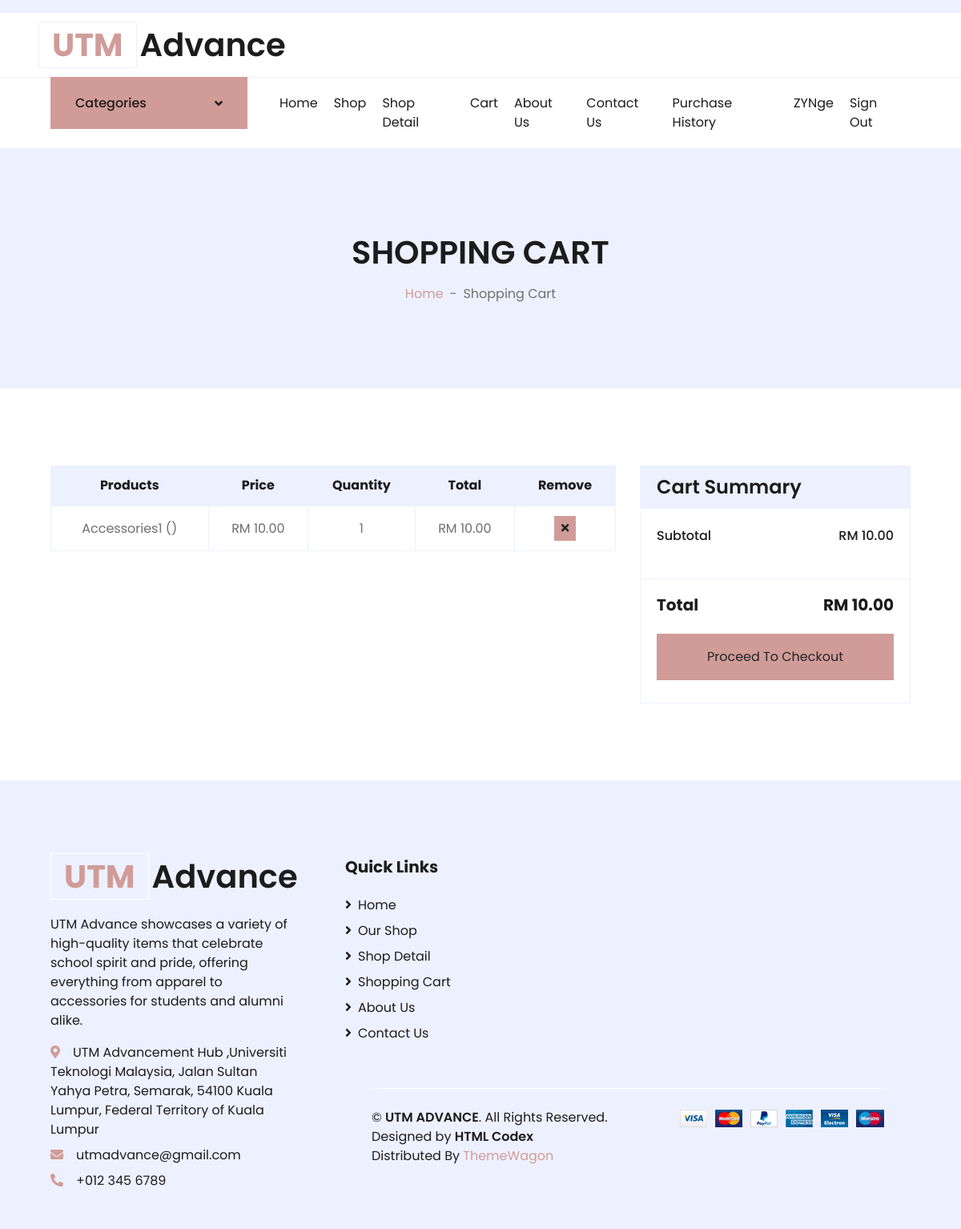
The page /CG/cart.php (signed in) on the database its author committed.
### tables this page shows
CREATE TABLE `cart` (
  `CartID` int NOT NULL,
  `Email` varchar(50) DEFAULT NULL,
  `ProductID` int DEFAULT NULL,
  `Size` varchar(10) DEFAULT NULL,
  `Quantity` int DEFAULT '1',
  `AddedDate` datetime DEFAULT CURRENT_TIMESTAMP
);

CREATE TABLE `product` (
  `ProductID` int NOT NULL,
  `ProductName` varchar(255) NOT NULL,
  `Price` decimal(10,2) NOT NULL,
  `Category` varchar(100) NOT NULL,
  `StockQuantity` int NOT NULL,
  `Status` varchar(50) NOT NULL,
  `Image` varchar(255) DEFAULT NULL
);

### CG/cart.php (the view, shortened to what this page needs)
<!DOCTYPE html>
<html lang="en">
<head>
    <link href="https://cdnjs.cloudflare.com/ajax/libs/font-awesome/5.10.0/css/all.min.css" rel="stylesheet">
    <link href="lib/owlcarousel/assets/owl.carousel.min.css" rel="stylesheet">
    <link href="css/style.css" rel="stylesheet">
</head>
<body>
   <div class="container-fluid">
        <div class="row bg-secondary py-2 px-xl-5">
			</div>
        </div>
        <div class="row align-items-center py-3 px-xl-5">
            <div class="col-lg-3 d-none d-lg-block">
                <a href="" class="text-decoration-none">
                    <h1 class="m-0 display-5 font-weight-semi-bold"><span class="text-primary font-weight-bold border px-3 mr-1">UTM</span>Advance</h1>
                </a>
            </div>
        </div>
    <div class="container-fluid">
        <div class="row border-top px-xl-5">
            <div class="col-lg-3 d-none d-lg-block">
                <a class="btn shadow-none d-flex align-items-center justify-content-between bg-primary text-white w-100" data-toggle="collapse" href="#navbar-vertical" style="height: 65px; margin-top: -1px; padding: 0 30px;">
                    <h6 class="m-0">Categories</h6>
                    <i class="fa fa-angle-down text-dark"></i>
                </a>
            </div>
            <div class="col-lg-9">
                <nav class="navbar navbar-expand-lg bg-light navbar-light py-3 py-lg-0 px-0">
                    <div class="collapse navbar-collapse justify-content-between" id="navbarCollapse">
                        <div class="navbar-nav mr-auto py-0">
                            <a href="../index.php" class="nav-item nav-link">Home</a>
                            <a href="mainpage.php" class="nav-item nav-link">Shop</a>
                            <a href="detail.php" class="nav-item nav-link">Shop Detail</a>
							<a href="cart.php" class="nav-item nav-link">Cart</a>
							<a href="about.php" class="nav-item nav-link">About Us</a>
                            <a href="contact.php" class="nav-item nav-link">Contact Us</a>
							<a href="Viewhistoryorder.php" class="nav-item nav-link">Purchase History</a>
                        </div>
                        <div class="navbar-nav ml-auto py-0">
                            <?php if(isset($_SESSION['username'])): ?>
                                <a href="<?php
											if ($_SESSION['role'] === 'customer') {
												echo '../AS/Profile.php';
											} elseif ($_SESSION['role'] === 'staff' || $_SESSION['role'] === 'admin') {
												echo '../AS/index.php';
											}?>" class="nav-item nav-link"><?php echo htmlspecialchars($_SESSION['username']); ?></a>
                                <a href="../Function/Signout.php" class="nav-item nav-link">Sign Out</a>
                            <?php else: ?>
                                <a href="../CG/Signinform.php" class="nav-item nav-link">Sign In</a>
                                <a href="../CG/Signupform.html" class="nav-item nav-link">Sign Up</a>
                            <?php endif; ?>
                        </div>
                    </div>
                </nav>
            </div>
        </div>
    </div>
    <div class="container-fluid bg-secondary mb-5">
        <div class="d-flex flex-column align-items-center justify-content-center" style="min-height: 300px">
            <h1 class="font-weight-semi-bold text-uppercase mb-3">Shopping Cart</h1>
            <div class="d-inline-flex">
                <p class="m-0"><a href="../index.php">Home</a></p>
                <p class="m-0 px-2">-</p>
                <p class="m-0">Shopping Cart</p>
            </div>
        </div>
    </div>
    <div class="container-fluid pt-5">
        <div class="row px-xl-5">
            <div class="col-lg-8 table-responsive mb-5">
                <?php
                include '../Function/config.php';
				if(isset($_SESSION['email'])){
					$email = $_SESSION['email'];
				} else {
					echo "<script>alert('Please sign in to continue.'); window.location.href = 'Signinform.php';</script>";
				}
                $sql = "SELECT c.CartID, p.ProductName, p.Price, c.Quantity, c.Size
                        FROM cart c
                        JOIN product p ON c.ProductID = p.ProductID
                        WHERE c.Email = ?";
                $stmt = $con->prepare($sql);
                $stmt->bind_param('s', $email);
                $stmt->execute();
                $result = $stmt->get_result();
                if ($result->num_rows > 0) {
                    echo '<table class="table table-bordered text-center mb-0">
                            <thead class="bg-secondary text-dark">
                                <tr>
                                    <th>Products</th>
                                    <th>Price</th>
                                    <th>Quantity</th>
                                    <th>Total</th>
                                    <th>Remove</th>
                                </tr>
                            </thead>
                            <tbody class="align-middle">';
                    while ($row = $result->fetch_assoc()) {
                        $total = $row['Price'] * $row['Quantity'];
                        echo '<tr>
                                <td class="align-middle">
                                    ' . htmlspecialchars($row['ProductName']) . ' (' . htmlspecialchars($row['Size']) . ')
                                </td>
                                <td class="align-middle">RM ' . number_format($row['Price'], 2) . '</td>
                                <td class="align-middle">' . $row['Quantity'] . '</td>
                                <td class="align-middle">RM ' . number_format($total, 2) . '</td>
                                <td class="align-middle">
                                    <a href="../Function/removefromcart.php?cartid=' . $row['CartID'] . '" class="btn btn-sm btn-primary"><i class="fa fa-times"></i></a>
                                </td>
                              </tr>';
                    }
                    echo '</tbody></table>';
                } else {
                    echo '<p>Your cart is empty.</p>';
                }
                ?>
            </div>
            <?php
            include '../Function/config.php';
            $email = $_SESSION['email'];
            $subtotal = 0;
            $sql = "SELECT p.Price, c.Quantity
                    FROM cart c
                    JOIN product p ON c.ProductID = p.ProductID
                    WHERE c.Email = ?";
            $stmt = $con->prepare($sql);
            $stmt->bind_param('s', $email);
            $stmt->execute();
            $result = $stmt->get_result();
            while ($row = $result->fetch_assoc()) {
                $subtotal += $row['Price'] * $row['Quantity'];
            }
            $total = $subtotal;
			$redirectUrl = isset($_SESSION['role']) ? 'checkout.php' : 'Signinform.php';
            if ($subtotal > 0) {
                echo '<div class="col-lg-4">
                        <div class="card border-secondary mb-5">
                            <div class="card-header bg-secondary border-0">
                                <h4 class="font-weight-semi-bold m-0">Cart Summary</h4>
                            </div>
                            <div class="card-body">
                                <div class="d-flex justify-content-between mb-3 pt-1">
                                    <h6 class="font-weight-medium">Subtotal</h6>
                                    <h6 class="font-weight-medium">RM ' . number_format($subtotal, 2) . '</h6>
                                </div>
                            </div>
                            <div class="card-footer border-secondary bg-transparent">
                                <div class="d-flex justify-content-between mt-2">
                                    <h5 class="font-weight-bold">Total</h5>
                                    <h5 class="font-weight-bold">RM ' . number_format($total, 2) . '</h5>
                                </div>
                                <button class="btn btn-block btn-primary my-3 py-3"
									onclick="window.location.href=\'' . $redirectUrl . '\'">
									Proceed To Checkout
								</button>
                            </div>
                        </div>
                      </div>';
            }
            ?>
        </div>
    </div>
    <div class="container-fluid bg-secondary text-dark mt-5 pt-5">
        <div class="row px-xl-5 pt-5">
            <div class="col-lg-4 col-md-12 mb-5 pr-3 pr-xl-5">
                <a href="" class="text-decoration-none">
                    <h1 class="mb-4 display-5 font-weight-semi-bold"><span class="text-primary font-weight-bold border border-white px-3 mr-1">UTM</span>Advance</h1>
                </a>
                <p>UTM Advance showcases a variety of high-quality items that celebrate school spirit and pride, offering everything from apparel to accessories for students and alumni alike.</p>
                <p class="mb-2"><i class="fa fa-map-marker-alt text-primary mr-3"></i>UTM Advancement Hub ,Universiti Teknologi Malaysia, Jalan Sultan Yahya Petra, Semarak, 54100 Kuala Lumpur, Federal Territory of Kuala Lumpur</p>
                <p class="mb-2"><i class="fa fa-envelope text-primary mr-3"></i>utmadvance@gmail.com</p>
                <p class="mb-0"><i class="fa fa-phone-alt text-primary mr-3"></i>+012 345 6789</p>
            </div>
            <div class="col-lg-8 col-md-12">
                <div class="row">
                    <div class="col-md-4 mb-5">
                        <h5 class="font-weight-bold text-dark mb-4">Quick Links</h5>
                        <div class="d-flex flex-column justify-content-start">
                            <a class="text-dark mb-2" href="../index.php"><i class="fa fa-angle-right mr-2"></i>Home</a>
                            <a class="text-dark mb-2" href="mainpage.php"><i class="fa fa-angle-right mr-2"></i>Our Shop</a>
                            <a class="text-dark mb-2" href="detail.php"><i class="fa fa-angle-right mr-2"></i>Shop Detail</a>
                            <a class="text-dark mb-2" href="cart.php"><i class="fa fa-angle-right mr-2"></i>Shopping Cart</a>
                            <a class="text-dark mb-2" href="about.php"><i class="fa fa-angle-right mr-2"></i>About Us</a>
                            <a class="text-dark mb-2" href="contact.php"><i class="fa fa-angle-right mr-2"></i>Contact Us</a>
                        </div>
                    </div>
        <div class="row border-top border-light mx-xl-5 py-4">
            <div class="col-md-6 px-xl-0">
                <p class="mb-md-0 text-center text-md-left text-dark">
                    &copy; <a class="text-dark font-weight-semi-bold" href="#">UTM ADVANCE</a>. All Rights Reserved. Designed
                    by
                    <a class="text-dark font-weight-semi-bold" href="https://htmlcodex.com">HTML Codex</a><br>
                    Distributed By <a href="https://themewagon.com" target="_blank">ThemeWagon</a>
                </p>
            </div>
            <div class="col-md-6 px-xl-0 text-center text-md-right">
                <img class="img-fluid" src="img/payments.png" alt="">
            </div>
        </div>
    </div>
</body>
</html>

### rows shown on the page
cart: ProductID.ProductName "Accessories1", ProductID.Price "10.00", Quantity "1"

### other values the page prints
$_SESSION['username'] "ZYNge"
$subtotal "10.00"
$total "10.00"
